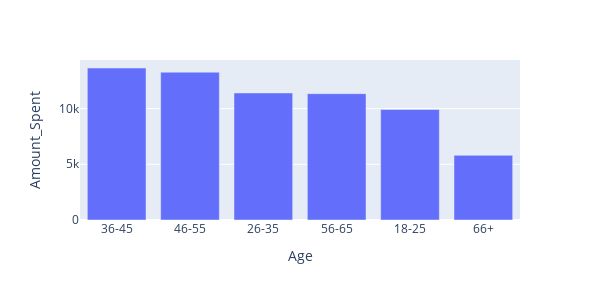

The cell this chart's notebook holds for it:
### Code cell
#  membuat bar chart dengan x = age dan y=amount spent
fig = px.bar(df_age, x='Age', y='Amount_Spent', height=300, width=600)
fig.update_layout(xaxis={'categoryorder':'total descending'}) 
fig.show()

### Figure 1 — Plotly figure (JSON) as saved in the notebook; plotly's stock layout.template omitted (floating-point values rounded to 4 significant figures)
{"data": [{"hovertemplate": "Age=%{x}<br>Amount_Spent=%{y}<extra></extra>", "legendgroup": "", "marker": {"color": "#636efa", "pattern": {"shape": ""}}, "name": "", "orientation": "v", "showlegend": false, "textposition": "auto", "type": "bar", "x": ["18-25", "26-35", "36-45", "46-55", "56-65", "66+"], "xaxis": "x", "y": [9915.0, 11400.0, 13640.0, 13270.0, 11340.0, 5805.0], "yaxis": "y"}], "layout": {"barmode": "relative", "height": 300, "legend": {"tracegroupgap": 0}, "margin": {"t": 60}, "width": 600, "xaxis": {"anchor": "y", "categoryorder": "total descending", "domain": [0, 1], "title": {"text": "Age"}}, "yaxis": {"anchor": "x", "domain": [0, 1], "title": {"text": "Amount_Spent"}}}}
